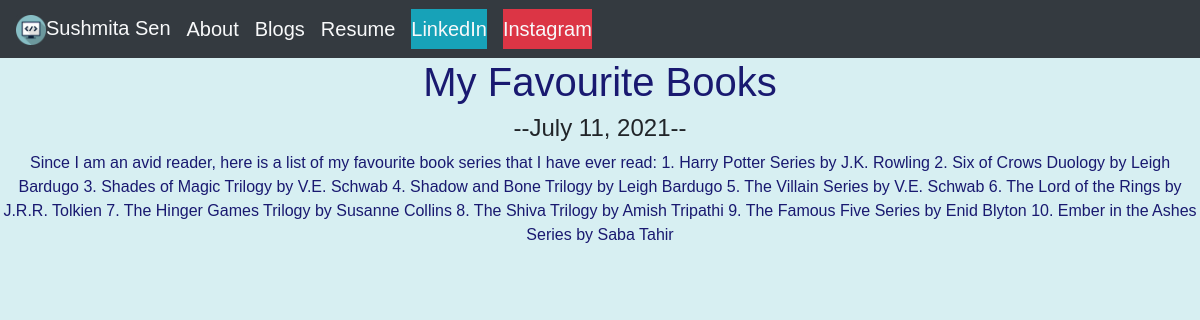
Page /blog/3/ on the committed database.
### blog/models.py (models this page shows, shortened)
class Blog(models.Model):
    title = models.CharField(max_length=200)
    description = models.TextField()
    date = models.DateField()

### blog/views.py (the view)
# urls.py: path('<int:blog_id>/',views.detail,name='detail'),
def detail(request, blog_id):
    blog = get_object_or_404(Blog, pk=blog_id)
    return render(request, 'blog/detail.html', {'blog':blog})

### blog/templates/blog/detail.html (shortened to what this page needs)
{% extends 'portfolio/base.html' %}
{% block content %}
<h1>{{ blog.title }}</h1>
<h4>--{{ blog.date }}--</h4>
<p>{{ blog.description }}</p>
{% endblock %}

### portfolio/static/portfolio/portfolio.css (style rules this page uses)
body { text-align: center; font-family: sans-serif; background-color: rgba(176,224,230,0.5); }
p { color: rgba(25,25,112.1); height: 4em; }
h1 { color: rgba(25,25,112.1); }

### rows in the picture
Blog: title "My Favourite Books", date "July 11, 2021", description "Since I am an avid reader, here is a list of my favourite book series that I have ever read: 1. Harry Potter Series by J.K. Rowling 2. Six of Crows Duology by Leigh Bardugo 3. Shades of Magic Trilogy by V.E. Schwab 4. Shadow and Bone Trilogy by Leigh Bardugo 5. The Villain Series by V.E. Schwab 6. The Lord of the Rings by J.R.R. Tolkien 7. The Hinger Games Trilogy by Susanne Collins 8. The Shiva Trilogy by Amish Tripathi 9. The Famous Five Series by Enid Blyton 10. Ember in the Ashes Series by Saba Tahir"
